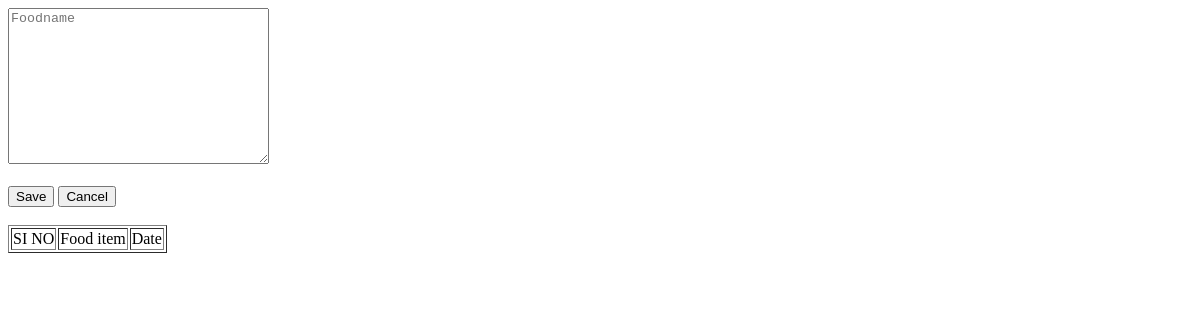
/Kitchencenter/addfood/ (signed in), run on an earlier commit of the app's database.
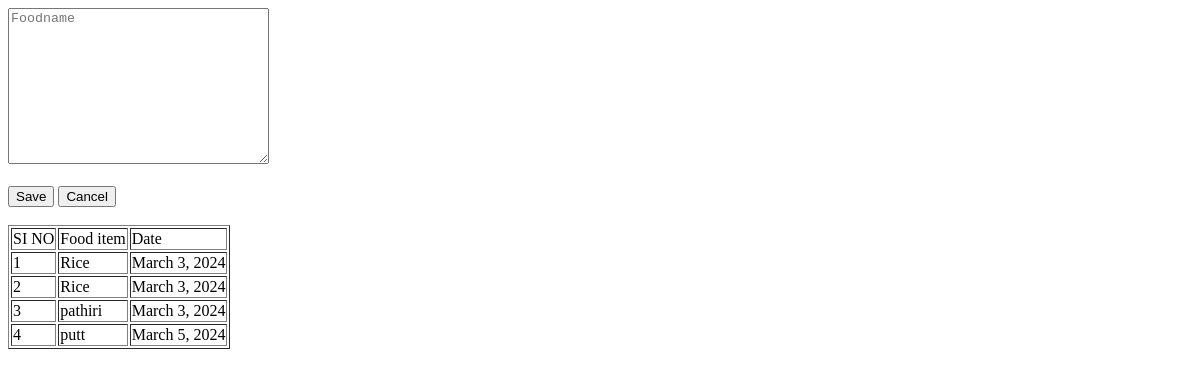
And on a later commit of the database.
### Kitchencenter/models.py (models this page shows)
class tbl_foodlist(models.Model):
    food_name = models.CharField(max_length=30)
    food_date = models.DateField(auto_now_add=True)
    kitchen=models.ForeignKey(tbl_kitchencenter,on_delete=models.CASCADE,null=True)

### Kitchencenter/views.py (the view)
# urls.py: path('addfood/',views.addfood,name='addfood'),
def addfood(request):
        fooddata=tbl_foodlist.objects.all()
        kitchen=tbl_kitchencenter.objects.get(id=request.session['kid'])
        if request.method=='POST':
                food=request.POST.get('foodname')
                tbl_foodlist.objects.create(food_name=food,kitchen=kitchen)
                return render(request,'Kitchencenter/Addfood.html')
        else:
                return render(request,'Kitchencenter/Addfood.html',{'food':fooddata})

### Kitchencenter/Templates/Kitchencenter/Addfood.html (shortened to what this page needs)
<!DOCTYPE html>
<html lang="en">
<head>
</head>
<body>
    <form action="" method="post">
        <textarea required name="foodname" id="" cols="30" rows="10" placeholder="Foodname"></textarea><br><br>
        <input type="submit" value="Save">
        <input type="reset" value="Cancel"><br><br>
    </form>
    <table border='1'>
        <tr>
            <td>SI NO</td>
            <td>Food item</td>
            <td>Date</td>
        </tr>
        {%for i in food%}
        <tr>
            <td>{{forloop.counter}}</td>
            <td>{{i.food_name}}</td>
            <td>{{i.food_date}}</td>
        </tr>
        {%endfor%}
    </table>
</body>
</html>

What changed in the data, as far as the page shows it:
added tbl_foodlist: food_name "Rice", food_date "March 3, 2024"
added tbl_foodlist: food_name "Rice", food_date "March 3, 2024"
added tbl_foodlist: food_name "pathiri", food_date "March 3, 2024"
added tbl_foodlist: food_name "putt", food_date "March 5, 2024"
